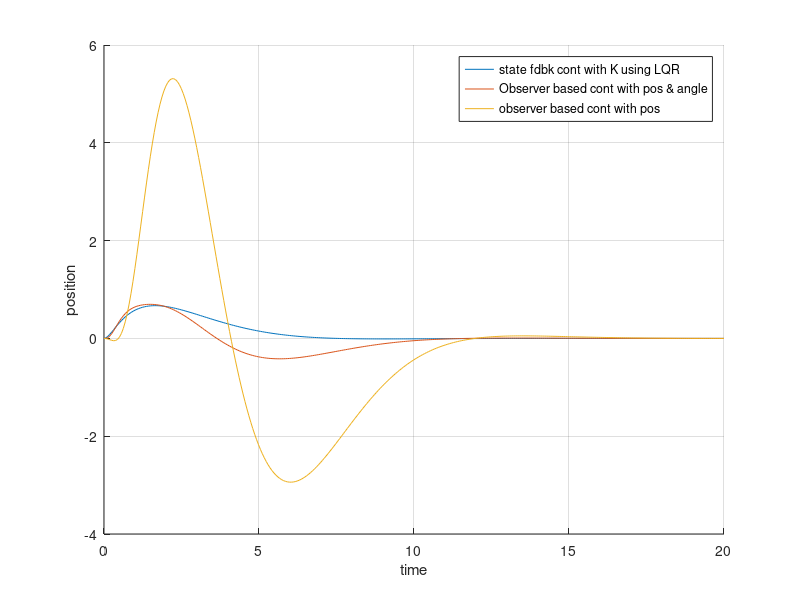
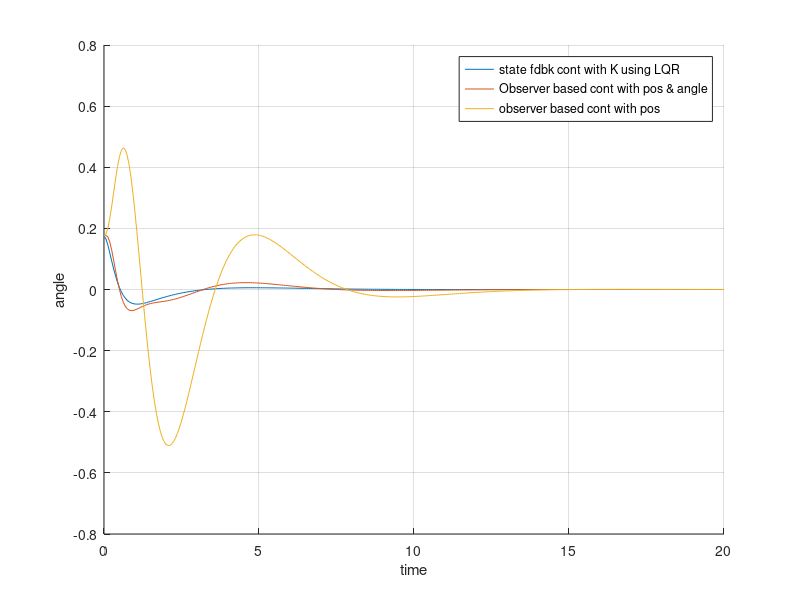

Source code (MATLAB) for these figures, in order:
clc; clear all;
%TF of plant
A=[0 0 1 0;0 0 0 1;0 -9.8 0 0;0 19.6 0 0];B=[0 ;0 ;1 ;-1];D=[0];
C=eye(4); % feeding back all states
Q=eye(4);R=eye(1);
K = lqr(A,B,Q,R) ; % K, gain of state feedback
%initial condition
IC = [0 (10*pi/180) 0 0];
%CASE 1--------------
plant1 = ss(A, B, C,0);
sys1 = feedback(plant1,K);
[y_sys1,t_sys1,x_sys1] = initial(sys1, IC);
%CASE 2--------------------
C=[1 0 0 0;0 1 0 0];% feeding back 1 and 2 states
R=eye(2);
plant2 = ss(A, B, C,0); 
K1 = lqr(A',C',Q,R); L = K1';
A_ob = (A-B*K-L*C);B_ob = L;C_ob = -K;D_ob = [0];
observer = ss(A_ob, B_ob, C_ob,0);
sys2 = feedback(plant2,-1*observer);
IC = [0 (10*pi/180) 0 0 0 0 0 0];
[y_sys2,t_sys2,x_sys2] = initial(sys2, IC);
%CASE3 3------------
C=[1 0 0 0];% feeding back 1 and 2 states
R=eye(1);
plant3 = ss(A, B, C,0); 
K1 = lqr(A',C',Q,R); L = K1';
A_ob = (A-B*K-L*C);B_ob = L;C_ob = -K;D_ob = [0];
observer = ss(A_ob, B_ob, C_ob,0);
sys3 = feedback(plant3,-1*observer);
IC = [0 (10*pi/180) 0 0 0 0 0 0];
[y_sys3,t_sys3,x_sys3] = initial(sys3, IC);

figure(1);hold on; grid on;xlabel('time');ylabel('position');
plot(t_sys1,x_sys1(:,1));plot(t_sys2,x_sys2(:,1));plot(t_sys3,x_sys3(:,1))
legend('state fdbk cont with K using LQR','Observer based cont with pos & angle','observer based cont with pos');

figure(2);hold on; grid on;xlabel('time');ylabel('angle');
plot(t_sys1,x_sys1(:,2));plot(t_sys2,x_sys2(:,2));plot(t_sys3,x_sys3(:,2));
legend('state fdbk cont with K using LQR','Observer based cont with pos & angle','observer based cont with pos');
